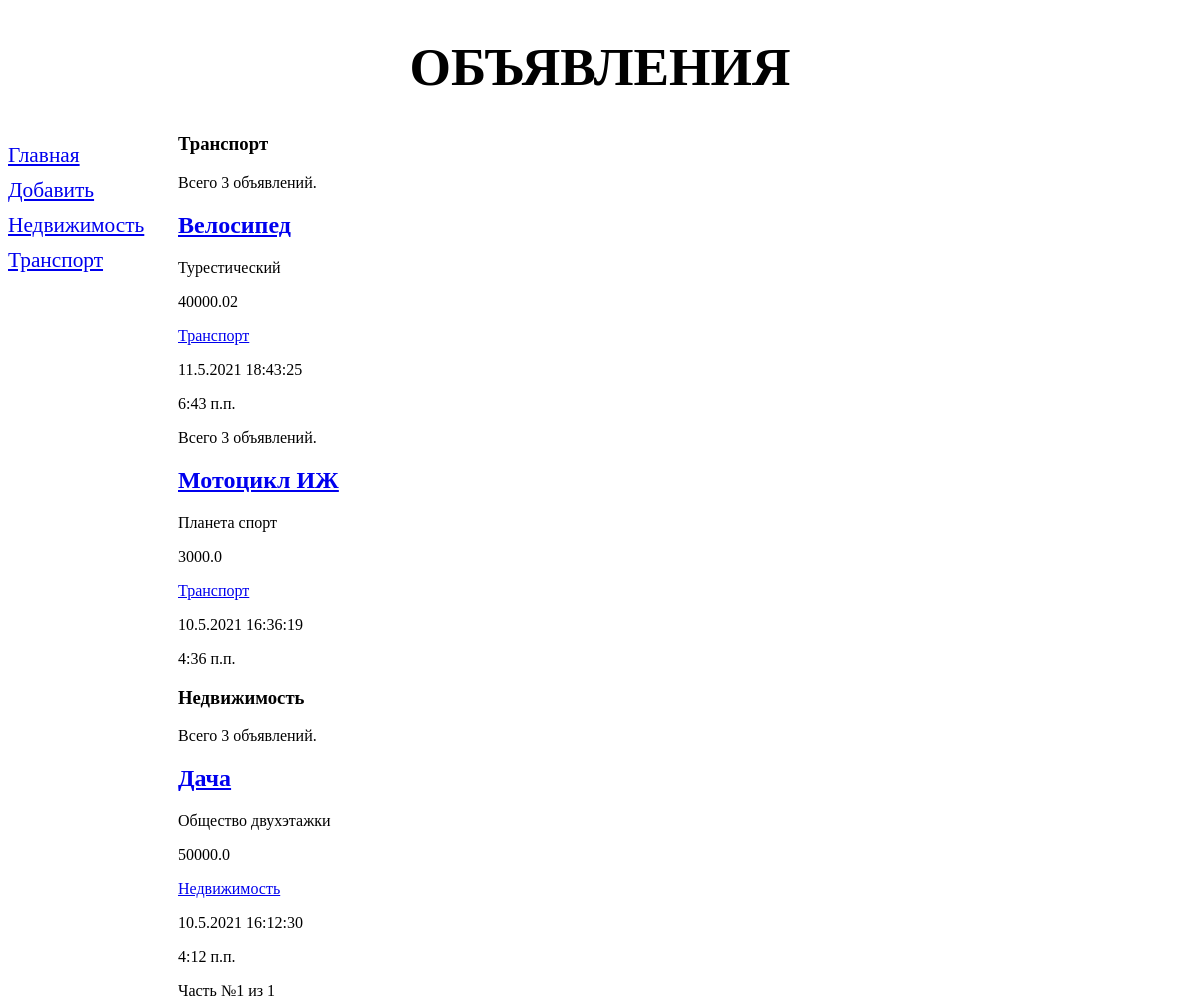
/bboard/?page=2, run on an earlier commit of the app's database.
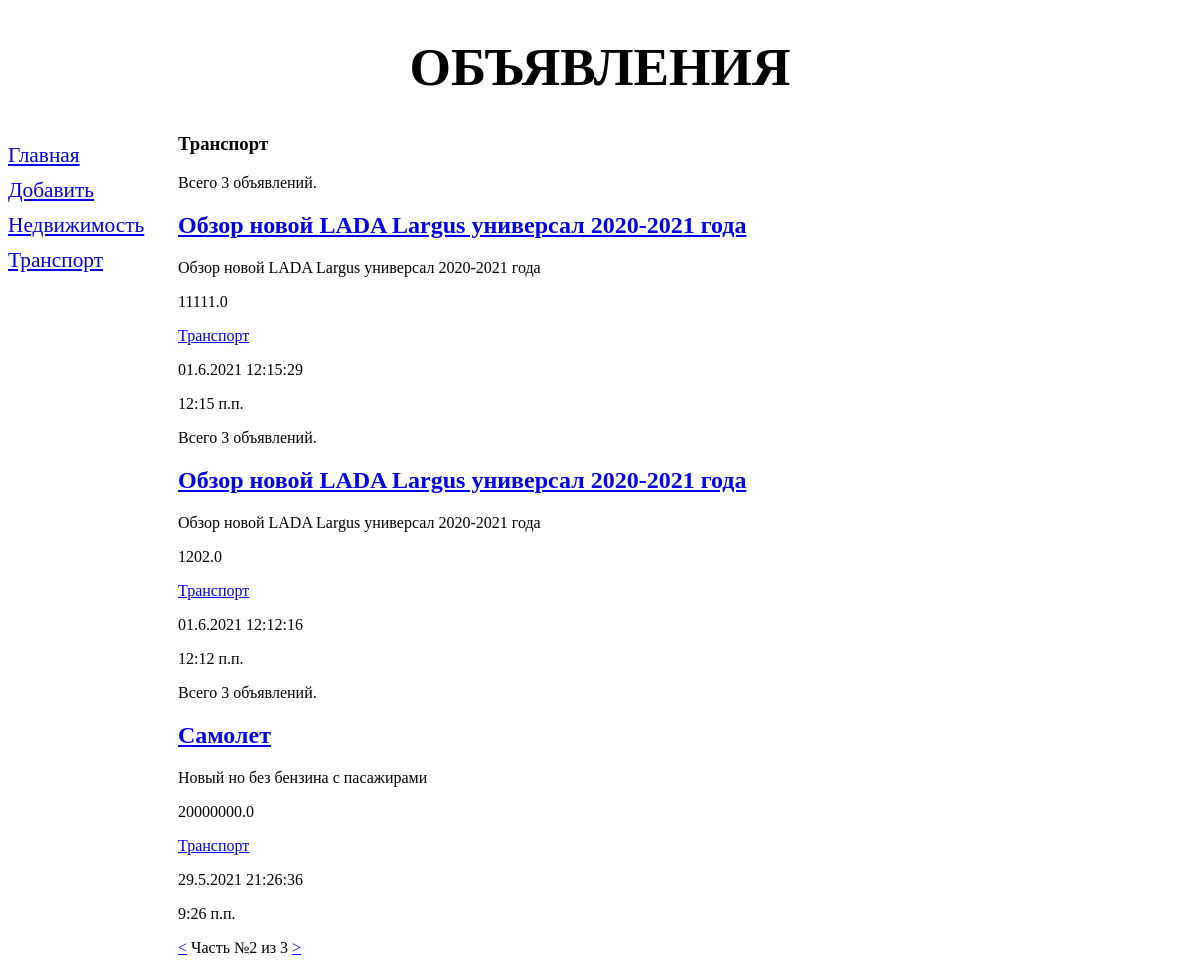
And on a later commit of the database.
### bboard/models.py (models this page shows, shortened)
class Rubric(models.Model):
    name = models.CharField(max_length=20, db_index=True, verbose_name='Название')
    class Meta:
        verbose_name_plural = 'Рубрики'
        verbose_name = 'Рубрика'
        ordering = ['name']

class Bb(models.Model):
    class Kinds(models.TextChoices):
        __empty__ = 'Выберите тип публикуемого объявления'
        BUY = 'b', 'Куплю'
        SELL = 's', 'Продам'
        EXCHANGE = 'c', 'Обменяю'
        RENT = 'r', 'Арендую'
    kind = models.CharField(max_length=8, choices=Kinds.choices, default=Kinds.SELL, verbose_name='Тип сделки')
    title = models.CharField(max_length=50, verbose_name='Товар')
    content = models.TextField(null=True, blank=True, verbose_name='Описание')
    price = models.FloatField(null=True, blank=True, verbose_name='Цена')
    published = models.DateTimeField(auto_now_add=True, db_index=True, verbose_name='Опубликовано')
    rubric = models.ForeignKey('Rubric', null=True, on_delete=models.PROTECT, verbose_name='Рубрика')
    class Meta:
        verbose_name_plural = 'Объявления'
        verbose_name = 'Объявление'
        ordering = ['-published']
    def __str__(self):
        return self.title

### bboard/views.py (the view)
# urls.py: path('', index, name='index'),
def index(request):
    rubrics = Rubric.objects.all()
    bbs = Bb.objects.all()
    paginator = Paginator(bbs, 3)
    if 'page' in request.GET:
        page_num = request.GET['page']
    else:
        page_num = 1
    page = paginator.get_page(page_num)
    context = {'rubrics': rubrics, 'page': page, 'bbs': page.object_list}
    return render(request, 'bboard/index.html', context)

### templates/bboard/index.html (shortened to what this page needs)
{% extends 'layout/basic.html' %}
{% block content %}
    {% regroup bbs by rubric.name as grouped_bbs %}
    {% for rubric_name, gbbs in grouped_bbs %}
        <h3>{{ rubric_name }}</h3>
        {% for bb in gbbs %}
            {% with bb_count=bbs.count %}
                {% if bb_count > 0 %}
                    <p>Всего {{ bb_count }} объявлений.</p>
                {% endif %}
            {% endwith %}
            <div>
                <h2><a href="{% url 'detail' pk=bb.pk %}"> {{ bb.title }}</a></h2>
            <p>{{ bb.price|default:'<b>У товара нет цены</b>' }}</p>
                <p><a href="{% url 'by_rubric' bb.rubric.pk %}">{{ bb.rubric.name }}</a></p>
                <p>{{ bb.published|date:"d.n.Y H:i:s" }}</p>
                <p>{{ bb.published|time }}</p>
            </div>
        {% endfor %}
    {% endfor %}
    <div>
    {% if page.has_previous %}
        <a href="?page={{ page.previous_page_number }}">&lt;</a>
    {% endif %}
    Часть №{{ page.number }} из {{ page.paginator.num_pages }}
    {% if page.has_next %}
    <a href="?page={{ page.next_page_number }}">&gt;</a>
    {% endif %}
    </div>
{% endblock %}

### templates/layout/basic.html (shortened to what this page needs)
{% load static %}
<!DOCTYPE html>
<html lang="ru">
<head>
<link rel="stylesheet" type="text/css" href="{% static '/bboard/style.css' %}">
</head>
<body>
<header>
    <h1>Объявления</h1>
</header>
<nav>
    <a href="{% url 'index' %}">Главная</a>
    <a href="{% url 'add' %}">Добавить</a>
    {% for rubric in rubrics %}
        <a href="{% url 'by_rubric' rubric.pk %}">{{ rubric.name }}</a>
    {% endfor %}
</nav>
<section>
    {% block content %}
    {% endblock %}
</section>
</body>
</html>

What changed in the data, as far as the page shows it:
no longer on this page (row unchanged): Bb: name "Транспорт", id "3", title "Велосипед", content "Турестический", price "40000.02", rubric.name "Транспорт", published "11.5.2021 18:43:25", published "6:43 п.п."
no longer on this page (row unchanged): Bb: bb_count "3", title "Мотоцикл ИЖ", content "Планета спорт", price "3000.0", rubric.name "Транспорт", published "10.5.2021 16:36:19", published "4:36 п.п."
no longer on this page (row unchanged): Bb: name "Недвижимость", bb_count "3", title "Дача", content "Общество двухэтажки", price "50000.0", rubric.name "Недвижимость", published "10.5.2021 16:12:30", published "4:12 п.п."
added Bb: name "Транспорт", bb_count "3", title "Обзор новой LADA Largus универсал 2020-2021 года", content "Обзор новой LADA Largus универсал 2020-2021 года", price "11111.0", rubric.name "Транспорт", published "01.6.2021 12:15:29", published "12:15 п.п."
added Bb: bb_count "3", title "Обзор новой LADA Largus универсал 2020-2021 года", content "Обзор новой LADA Largus универсал 2020-2021 года", price "1202.0", rubric.name "Транспорт", published "01.6.2021 12:12:16", published "12:12 п.п."
added Bb: bb_count "3", title "Самолет", content "Новый но без бензина с пасажирами", price "20000000.0", rubric.name "Транспорт", published "29.5.2021 21:26:36", published "9:26 п.п."
Also different on the page:
{{ page.number }}: "1" → "2"
{{ page.paginator.num_pages }}: "1" → "3"
